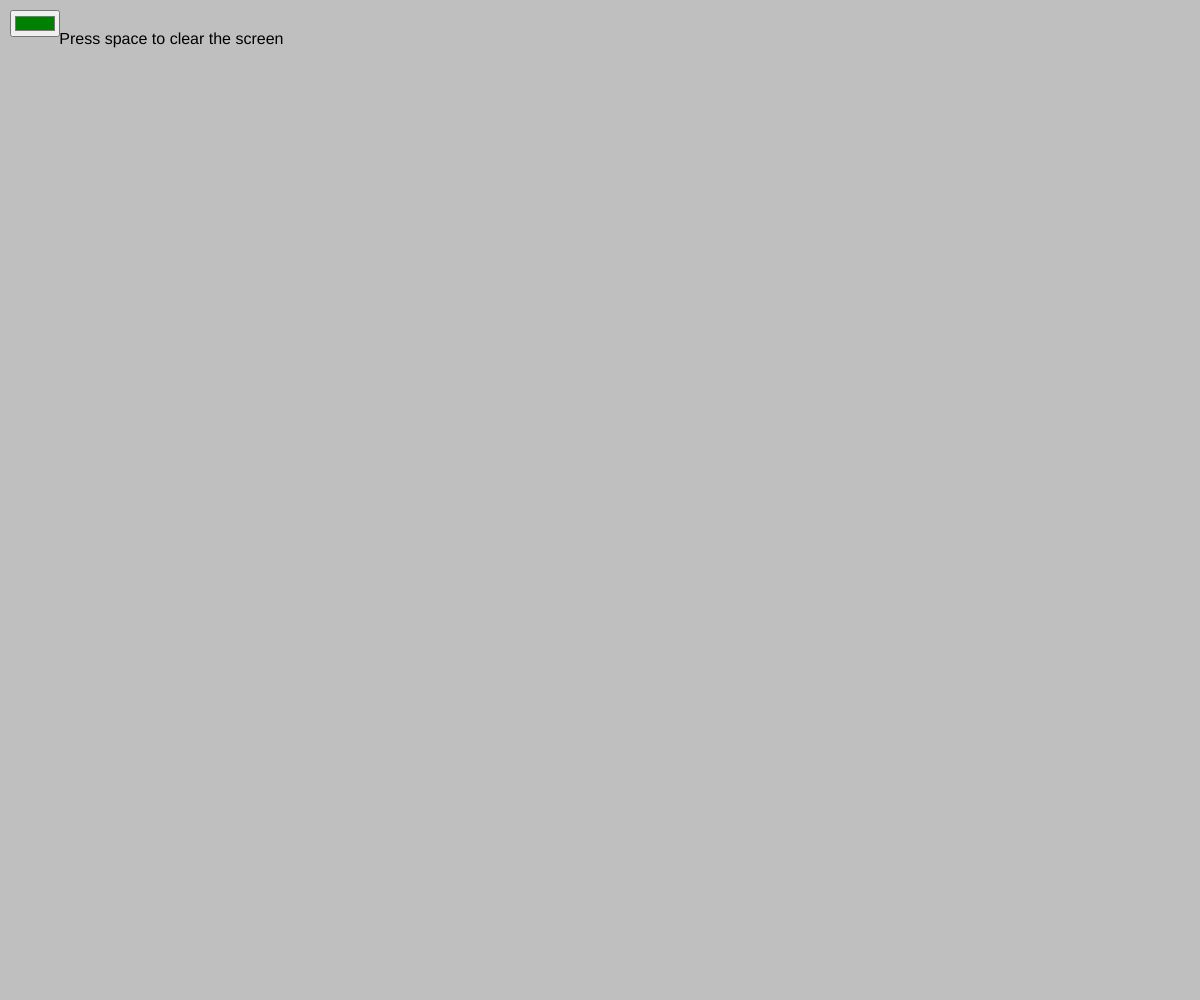
Frame 1 (no input)
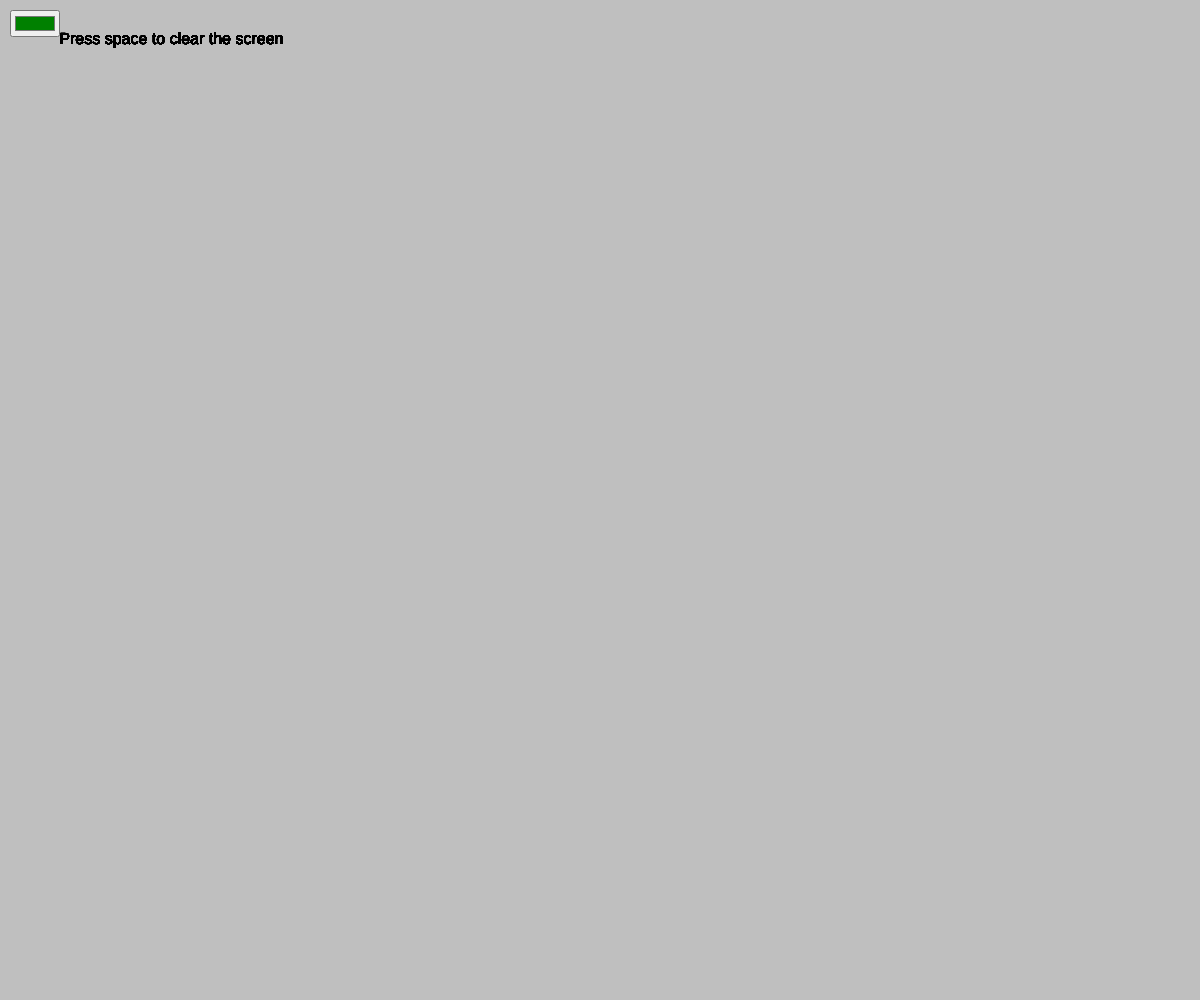
Frame 60 (no input)
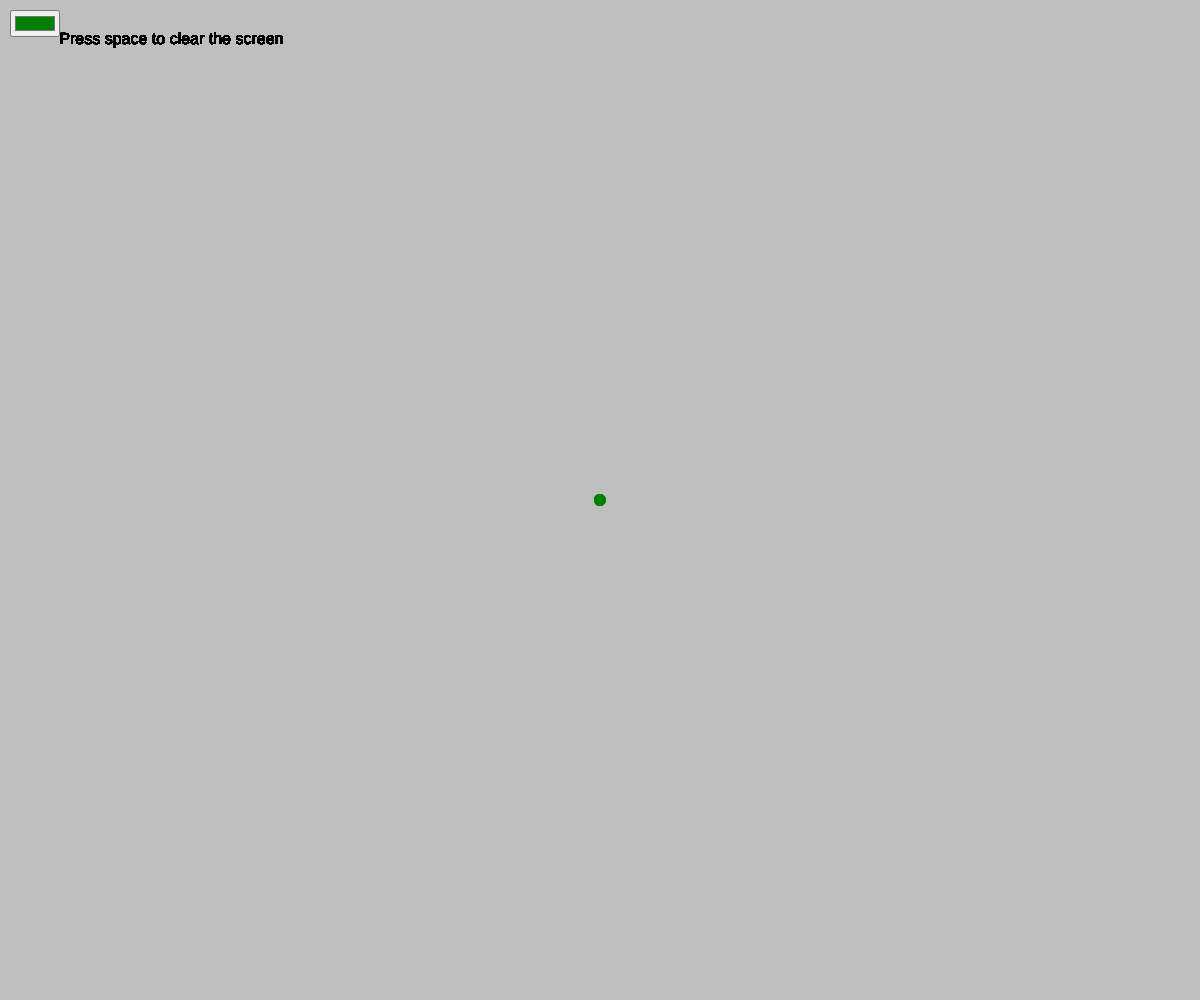
Frame 120 (the mouse pressed at the canvas centre since frame 60)

The p5.js sketch that drew these frames (run headless with seeded random() and noise() and a simulated clock; from frame 60 on, the mouse is pressed at the canvas centre):

// p5.js sketch
// ── sketch.js
let angle;
let canvas;
let colorPicker;

function setup() {
    createCanvas(window.innerWidth, window.innerHeight);
    angleMode(DEGREES);
    fill(0);
    textAlign(CENTER, CENTER);
    textSize(16);
    colorMode(HSB);
    background(75);
    angle = 0;
    canvas = createGraphics(window.innerWidth, window.innerHeight);
    colorPicker = createColorPicker("green")
    colorPicker.position(10, 10);
    
}

function draw() {
    //canvas.background(75);
    canvas.fill(colorPicker.color());
    canvas.noStroke();
    
    push();
    if(mouseIsPressed){
        canvas.ellipse(mouseX, mouseY, 10, 10);
    } else {
        canvas.clear();
    }
    translate(width / 2, height / 2);
    rotate(-angle);
    image(canvas, -width/2, -height/2);
    pop();
    angle++;
    text("Press space to clear the screen", width/7, height/25);
    
}

function keyPressed(){ 
    if(keyCode == 32){
        clear();
        background(75);
    }
}
